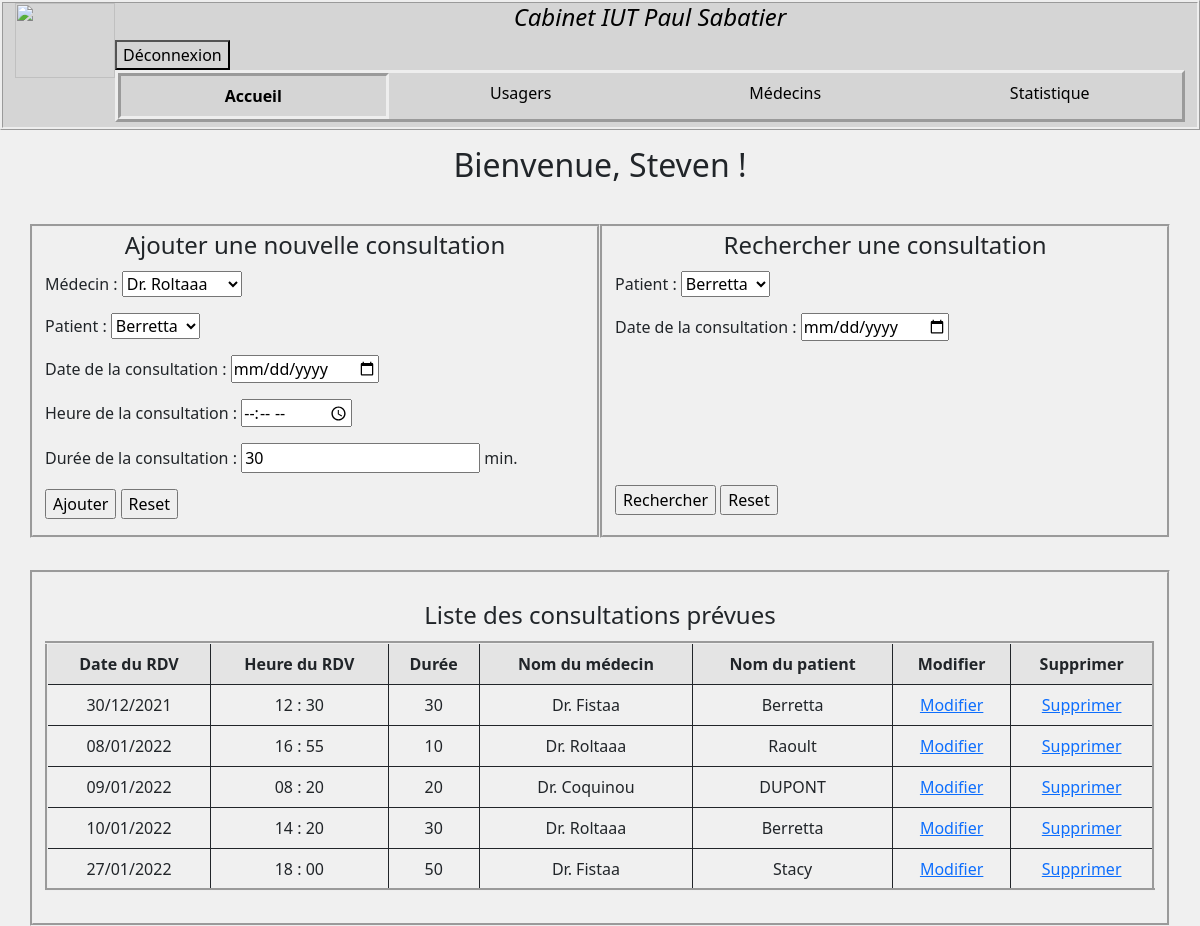
The app's page /pages/acceuil.php (signed in) with its own data.
### tables this page shows
CREATE TABLE IF NOT EXISTS `consultation` (
  `id_consult` int(11) NOT NULL AUTO_INCREMENT,
  `date_rdv` date NOT NULL,
  `heure_rdv` time NOT NULL,
  `duree` int(11) NOT NULL DEFAULT '30',
  `id_medecin` int(11) NOT NULL,
  `id_patient` int(11) NOT NULL,
  PRIMARY KEY (`id_consult`),
  KEY `id_medecin` (`id_medecin`,`id_patient`),
  KEY `id_patient` (`id_patient`)
);

CREATE TABLE IF NOT EXISTS `medecin` (
  `id_medecin` int(11) NOT NULL AUTO_INCREMENT,
  `civilite` char(1) NOT NULL,
  `nom` varchar(250) NOT NULL,
  `prenom` varchar(250) NOT NULL,
  PRIMARY KEY (`id_medecin`)
);

CREATE TABLE IF NOT EXISTS `patient` (
  `id_patient` int(11) NOT NULL AUTO_INCREMENT,
  `civilite` char(1) NOT NULL,
  `nom` varchar(250) NOT NULL,
  `prenom` varchar(250) NOT NULL,
  `adresse` varchar(250) NOT NULL,
  `code` int(5) NOT NULL,
  `ville` varchar(250) NOT NULL,
  `date_n` date NOT NULL,
  `lieux_n` varchar(250) NOT NULL,
  `num_secu` int(10) NOT NULL,
  `id_medecin` int(11) DEFAULT NULL,
  PRIMARY KEY (`id_patient`),
  KEY `id_medecin` (`id_medecin`)
);

### pages/acceuil.php (the view, shortened to what this page needs)
<!doctype html>
<?php
if (isset($_SESSION['login'])) {
?>
  <html>
  <head>
    <link href="../css/bootstrap.min.css" rel="stylesheet">
    <link href="../css/monStyle.css" rel="stylesheet">
  </head>
  <body>
    <?php
    require_once('fonction.php');
    menu();
    ?>
    <div>
      <h2 class="text-center"> Bienvenue, <?php echo $_SESSION['login']; ?> !</h2>
      <div class="container">
        <div class="row">
          <div class="col-sm-6 bordure">
            <form action="ajouter_consultation.php" method="post">
              <fieldset>
                <legend class="text-center">Ajouter une nouvelle consultation</legend>
                <?php
                require_once('fonction.php');
                $linkpdo = connection();
                ?>
                <p>Médecin : <select name="sltmed" id="sltmed" required> </p>
                <?php
                $reponse = $linkpdo->query('select * from medecin ');
                while ($donnees = $reponse->fetch()) {
                ?>
                  <option value="<?php echo $donnees['id_medecin']; ?>">
                    <?php echo "Dr. ";
                    echo $donnees['nom']; ?>
                  </option>
                <?php } ?>
                <p>Patient : <select name="sltpat" id="sltpat" required> </p>
                <?php
                $reponse = $linkpdo->query('select * from patient ');
                while ($donnees = $reponse->fetch()) {
                ?>
                  <option value="<?php echo $donnees['id_patient']; ?>">
                    <?php echo $donnees['nom']; ?>
                  </option>
                <?php } ?>
                <p>Date de la consultation : <input type="date" name="date" required /></p>
                <p>Heure de la consultation : <input type="time" name="temps" required /></p>
                <p>Durée de la consultation : <input type="number" name="duree" value="30" required /> min.</p>
                <input type="submit" value="Ajouter">
                <input type="reset">
              </fieldset>
            </form>
          </div>
          <div class="col-sm-6 bordure">
            <form action="consultation_rech.php" method="post">
              <fieldset>
                <legend class="text-center">Rechercher une consultation</legend>
                <p>Patient : <select name="sltpatr" id="sltpatr" required> </p>
                <?php
                $reponse = $linkpdo->query('select * from patient ');
                while ($donnees = $reponse->fetch()) {
                ?>
                  <option value="<?php echo $donnees['id_patient']; ?>">
                    <?php echo $donnees['nom']; ?>
                  </option>
                <?php } ?>
                <p class="pad_dateConsu">Date de la consultation : <input type="date" name="dater" required /></p>
                <input type="submit" value="Rechercher">
                <input type="reset">
              </fieldset>
            </form>
          </div>
          <div class="col-sm-12 bordure">
            <legend class="text-center" style="padding-top: 1em;">Liste des consultations prévues </legend>
            <?php
            $req = $linkpdo->prepare("SELECT *, DATE_FORMAT(consultation.date_rdv, '%d/%m/%Y') AS dateV, DATE_FORMAT(consultation.heure_rdv, '%H : %i') AS heureV,
                                    medecin.nom AS nomM, patient.nom AS nomP
                                    FROM consultation, medecin, patient
                                    WHERE consultation.id_medecin = medecin.id_medecin AND consultation.id_patient = patient.id_patient
                                    ORDER BY date_rdv ASC");
            $req->execute();
            if ($req) {
              $nbUtilisateur = $req->rowCount();
              if ($nbUtilisateur > 0) {
                echo "<table class=\"table table-bordered table-striped text-center\">\n";
                echo "<tr>\n";
                echo "<td><strong>Date du RDV</strong></td>\n";
                echo "<td><strong>Heure du RDV</strong></td>\n";
                echo "<td><strong>Durée</strong></td>\n";
                echo "<td><strong>Nom du médecin</strong></td>\n";
                echo "<td><strong>Nom du patient</strong></td>\n";
                echo "<td><strong>Modifier</strong></td>\n";
                echo "<td><strong>Supprimer</strong></td>\n";
                echo "</tr>\n";
                while ($utilisateur = $req->fetch()) {
                  echo "<tr>\n";
                  echo "<td>" . $utilisateur["dateV"] . "</td>\n";
                  echo "<td>" . $utilisateur["heureV"] . "</td>\n";
                  echo "<td>" . $utilisateur["duree"] . "</td>\n";
                  echo "<td>Dr. " . $utilisateur["nomM"] . "</td>\n";
                  echo "<td>" . $utilisateur["nomP"] . "</td>\n";
                  echo "<td><a href='consultation_form_modif.php?id=" . $utilisateur["id_consult"] . "'>Modifier </a></td>\n";
                  echo "<td><a onClick=\"javascript: return confirm('Voulez-vous vraiment supprimer la consultation ?');\" href='supp_consultation.php?id=" . $utilisateur["id_consult"] . "'>Supprimer</a></td><tr>";
                  echo "</tr>\n";
                }
                echo "</table>\n";
              } else {
                echo "Aucune consultation enregistrée";
              }
            } else {
              echo "Requête non fonctionnel";
            }
            ?>
          </div>
  </body>
  </html>
<?php } ?>

### pages/fonction.php (shortened to what this page needs)
<?php
function menu()
{
?>
  <header>
    <div class="container-fluid headcolor navbar-expand-lg">
      <a href="acceuil.php">
        <img src="../img/logo_login" href id="logohead" width="100" height="75">
      </a>
      <h4 class="text-center"><em><a href="acceuil.php" style="color: black;
                                                                  text-decoration: none">
            Cabinet IUT Paul Sabatier</a></em></h4>
      <form action="../index.php" method="post">
        <input class="headcolor" type="submit" name="deco" value="Déconnexion" />
      </form>
      <div class="pad">
        <ul class="nav nav-pills nav-justified ">
          <li class="nav-item" id="active">
            <a class="nav-link" href="#">Accueil</a>
          </li>
          <li class="nav-item">
            <a class="nav-link" href="usager.php">Usagers</a>
          </li>
          <li class="nav-item">
            <a class="nav-link" href="medecin.php">Médecins</a>
          </li>
          <li class="nav-item">
            <a class="nav-link" href="stats.php">Statistique</a>
          </li>
        </ul>
      </div>
    </div>
  </header>
<?php
}
?>

### css/monStyle.css (style rules this page uses)
html, body { background-color: #f0f0f0; height: 100%; }
header { border: ridge; margin-bottom: 1em; }
.pad { padding-bottom: 5px; }
.nav-link { color: #000000 !important; }
.nav { border: groove; border: outset; }
.bordure { border: groove; padding-bottom: 1em; margin-top: 2em; }
.pad_dateConsu { padding-bottom: 8em; }
.table { border: groove; }
#active { border: inset; font-weight: bold; }
#logohead { float: left; }
.headcolor { background-color: #d5d5d5 !important; }

### records on screen
consultation: dateV "30/12/2021", heureV "12 : 30", duree "30", id_medecin.nom "Fistaa", id_patient.nom "Berretta"
consultation: dateV "08/01/2022", heureV "16 : 55", duree "10", id_medecin.nom "Roltaaa", id_patient.nom "Raoult"
consultation: dateV "09/01/2022", heureV "08 : 20", duree "20", id_medecin.nom "Coquinou", id_patient.nom "DUPONT"
consultation: dateV "10/01/2022", heureV "14 : 20", duree "30", id_medecin.nom "Roltaaa", id_patient.nom "Berretta"
consultation: dateV "27/01/2022", heureV "18 : 00", duree "50", id_medecin.nom "Fistaa", id_patient.nom "Stacy"

### other values on screen
$_SESSION['login'] "Steven"
form field sltpat "Berretta"
form field sltpatr "Berretta"
